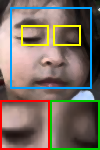
%> input picture report/drowsy2.png, 100 x 150 px
$ octave --eval "result = regionGrow(imread('../report/drowsy2.png'));"   (GNU Octave 9; MATLAB toolbox functions it lacks are replaced by stand-ins)
%> lines starting %> are read from the running program, lines starting %| are printed output that depends on the picture; in (x1, y1, x2, y2) boxes, pixels count from 0 and x2, y2 are one past the last pixel; in counts of white or black regions, pixels touching at a corner belong together; the program's own positions count from 1
### utils/toGray.m
function g = toGray(img)
% TOGRAY  Convert any input image to a uint8 grayscale image.
if size(img,3) == 3
    g = rgb2gray(img);
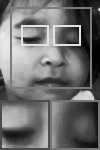
%> g: size 150x100 uint8; min 0, max 234, mean 111.8
elseif size(img,3) > 3
    g = rgb2gray(img(:,:,1:3));
else
    g = img;
end
g = im2uint8(g);
end

### module2_segmentation/regionGrow.m
function out = regionGrow(img, seed, tol)
% REGIONGROW  Region growing from a seed pixel (8-connectivity).
%   seed = [row col] (default: image center); tol = max intensity difference
%   (0-1) from the seed intensity. Output is a uint8 mask (255 = region).
g = im2double(toGray(img));
%> g: size 150x100 double
[h, w] = size(g);
%> h = 150; w = 100
if nargin < 2 || isempty(seed), seed = round([h w] / 2); end
%> after `seed = round([h w] / 2)`: seed = [75 50]
if nargin < 3 || isempty(tol),  tol = 0.1; end
seed = min(max(round(seed), 1), [h w]);
r1 = max(seed(1)-1,1); r2 = min(seed(1)+1,h);
%> after `r1 = max(seed(1)-1,1)`: r1 = 74
%> after `r2 = min(seed(1)+1,h)`: r2 = 76
c1 = max(seed(2)-1,1); c2 = min(seed(2)+1,w);
%> after `c1 = max(seed(2)-1,1)`: c1 = 49
%> after `c2 = min(seed(2)+1,w)`: c2 = 51
ref = mean(mean(g(r1:r2, c1:c2)));         % robust seed intensity
%> ref = 0.59
mask = false(h, w);  visited = false(h, w);
queue = zeros(h*w, 2);
head = 1; tail = 1;
queue(1,:) = seed;  visited(seed(1), seed(2)) = true;
%> after `visited(seed(1), seed(2)) = true`:
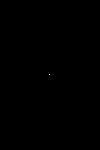
%> visited: size 150x100 logical; 0.01% white in thin lines or dots, all inside (x1, y1, x2, y2) = (49, 74, 50, 75)
while head <= tail
    p = queue(head,:);  head = head + 1;
    if abs(g(p(1), p(2)) - ref) <= tol
        mask(p(1), p(2)) = true;
        for dy = -1:1
            for dx = -1:1
                q = p + [dy dx];
                if q(1) >= 1 && q(1) <= h && q(2) >= 1 && q(2) <= w && ~visited(q(1), q(2))
                    visited(q(1), q(2)) = true;
                    tail = tail + 1;
                    queue(tail,:) = q;
                end
            end
        end
    end
end
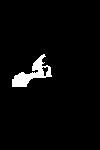
%> mask: size 150x100 logical; 3.3% white; 1 white region, box (x1, y1, x2, y2) and area: (12, 54, 52, 87) 493
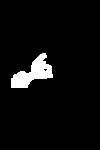
%> visited: size 150x100 logical; 4.7% white; 1 white region, box (x1, y1, x2, y2) and area: (11, 53, 53, 88) 701
%> after the loop, head = 702; q = [88 14]; tail = 701
out = uint8(mask) * 255;
end
